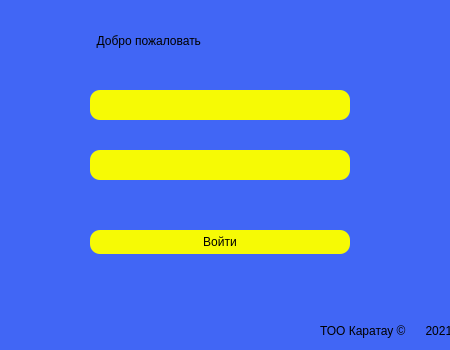
<?xml version="1.0" encoding="UTF-8"?>
<ui version="4.0">
 <class>LoginScreen</class>
 <widget class="QMainWindow" name="LoginScreen">
  <property name="geometry">
   <rect>
    <x>0</x>
    <y>0</y>
    <width>450</width>
    <height>350</height>
   </rect>
  </property>
  <property name="maximumSize">
   <size>
    <width>450</width>
    <height>350</height>
   </size>
  </property>
  <property name="windowTitle">
   <string>Login screen</string>
  </property>
  <widget class="QWidget" name="centralwidget">
   <widget class="QLabel" name="Background">
    <property name="geometry">
     <rect>
      <x>-10</x>
      <y>-10</y>
      <width>461</width>
      <height>371</height>
     </rect>
    </property>
    <property name="styleSheet">
     <string notr="true">background-color: rgb(65, 102, 245);</string>
    </property>
    <property name="text">
     <string/>
    </property>
   </widget>
   <widget class="QPushButton" name="LoginButton">
    <property name="geometry">
     <rect>
      <x>90</x>
      <y>230</y>
      <width>260</width>
      <height>24</height>
     </rect>
    </property>
    <property name="styleSheet">
     <string notr="true">QPushButton{
color: rgb(0, 0, 0);
background-color: rgb(246, 250, 5);
border-style:outset;
border-radius:10px;
font: 14pt &quot;Arial&quot; ;
}
QPushButton:hover{
color:rgb(0, 0, 05);
background-color: rgb(245, 169, 17);
border-radius:5px;
}
QPushButton:pressed{
color:rgb(0, 0, 0);
background-color: rgb(255, 148, 164);
}


</string>
    </property>
    <property name="text">
     <string>Войти</string>
    </property>
   </widget>
   <widget class="QLineEdit" name="lineEdit">
    <property name="geometry">
     <rect>
      <x>90</x>
      <y>90</y>
      <width>260</width>
      <height>30</height>
     </rect>
    </property>
    <property name="styleSheet">
     <string notr="true">QLineEdit{
color: rgb(0, 0, 0);
background-color: rgb(246, 250, 5);
border-style:outset;
border-radius:10px;
font: 14pt &quot;Arial&quot; ;
}</string>
    </property>
   </widget>
   <widget class="QLineEdit" name="lineEdit_2">
    <property name="geometry">
     <rect>
      <x>90</x>
      <y>150</y>
      <width>260</width>
      <height>30</height>
     </rect>
    </property>
    <property name="styleSheet">
     <string notr="true">QLineEdit{
color: rgb(0, 0, 0);
background-color: rgb(246, 250, 5);
border-style:outset;
border-radius:10px;
font: 14pt &quot;Arial&quot; ;
}</string>
    </property>
   </widget>
   <widget class="QLabel" name="Corporated">
    <property name="geometry">
     <rect>
      <x>320</x>
      <y>320</y>
      <width>141</width>
      <height>21</height>
     </rect>
    </property>
    <property name="styleSheet">
     <string notr="true">QLabel{
color: rgb(0, 0, 0);
	font: 75 11pt &quot;Bahnschrift Condensed&quot;;
}</string>
    </property>
    <property name="text">
     <string>ТОО Каратау ©      2021</string>
    </property>
   </widget>
   <widget class="QLabel" name="Welcome">
    <property name="geometry">
     <rect>
      <x>70</x>
      <y>10</y>
      <width>301</width>
      <height>61</height>
     </rect>
    </property>
    <property name="styleSheet">
     <string notr="true">QLabel{
color: rgb(0, 0, 0);
font: 25pt &quot;Bahnschrift Condensed&quot; ;
}</string>
    </property>
    <property name="text">
     <string>        Добро пожаловать</string>
    </property>
   </widget>
   <widget class="QLabel" name="Logos">
    <property name="geometry">
     <rect>
      <x>10</x>
      <y>300</y>
      <width>111</width>
      <height>41</height>
     </rect>
    </property>
    <property name="styleSheet">
     <string notr="true">QLabel {url(:/logos/logos-2.png);}</string>
    </property>
    <property name="text">
     <string/>
    </property>
    <property name="pixmap">
     <pixmap resource="logos.qrc">:/logos/logos-2.png</pixmap>
    </property>
    <property name="scaledContents">
     <bool>true</bool>
    </property>
   </widget>
  </widget>
 </widget>
 <resources>
  <include location="logos.qrc"/>
 </resources>
 <connections/>
</ui>
